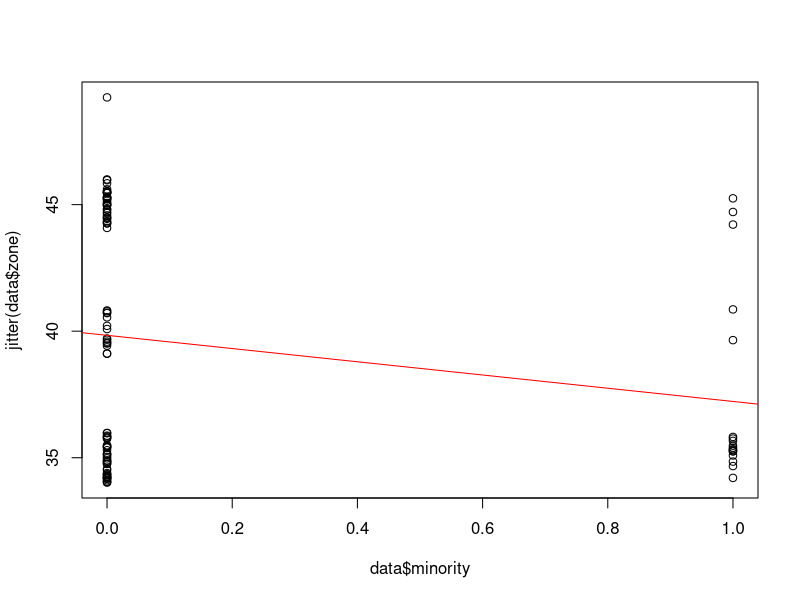
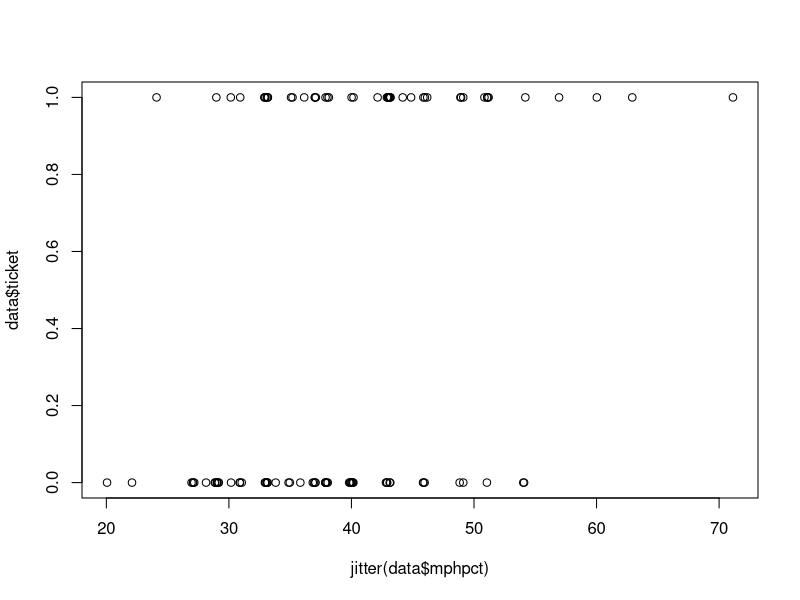
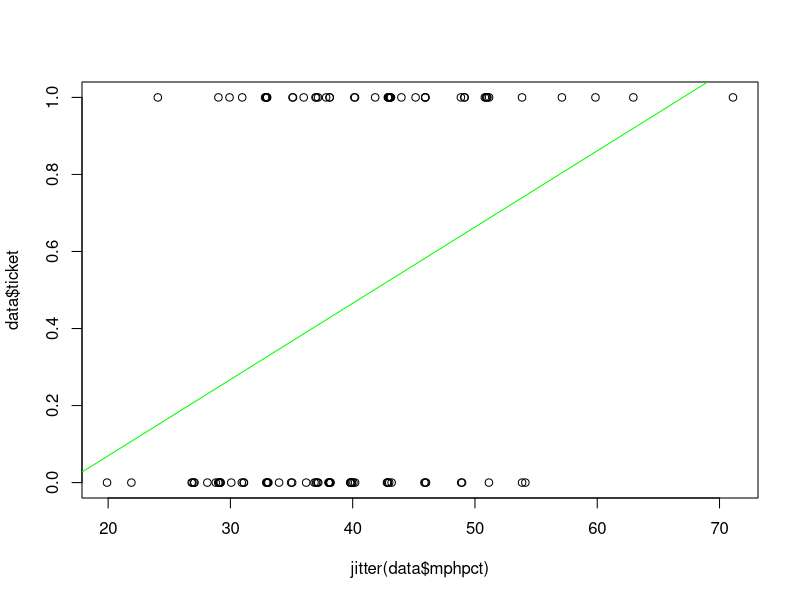
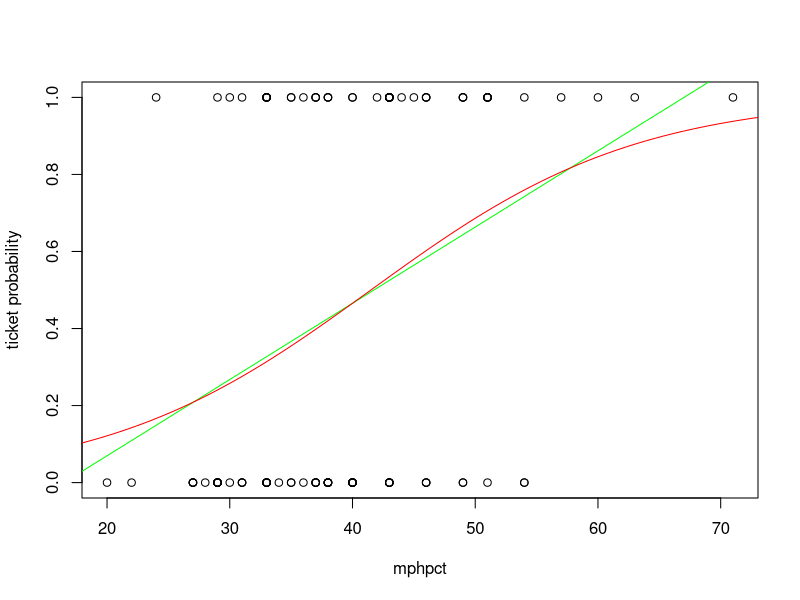
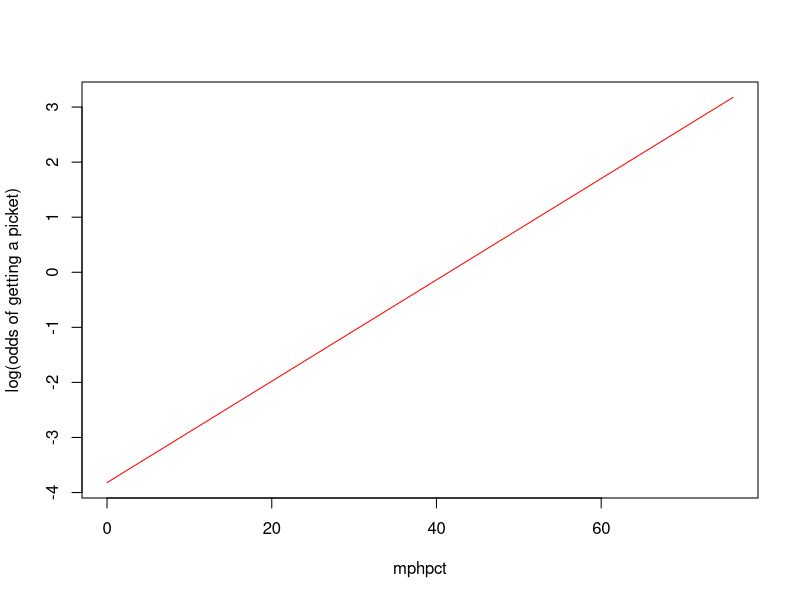
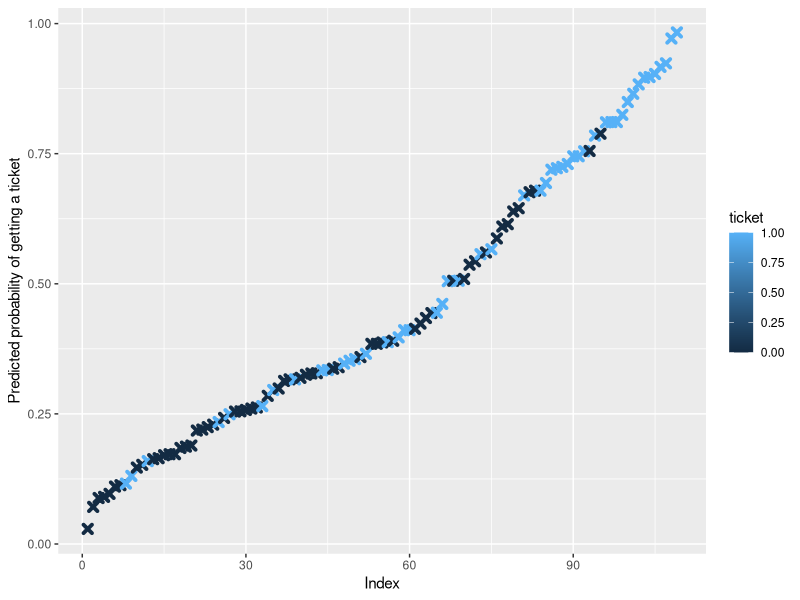

Write the R code that produced these figures, in order.
## ---- chunk 1
library(readr)
library(dplyr)
library(tidyr)
library(ggplot2)
## ---- chunk 2
data <- read_csv('data/boston.csv')
## ---- chunk 3
str(data)
## ---- chunk 4
data <- select(data, ticket, day, mph, zone, mphover, mphpct, age, minority, female)
head(data)
## ---- chunk 5
apply(is.na(data), 2, which)
## ---- chunk 6
nrow(data)
data <- drop_na(data)
nrow(data)
## ---- chunk 7

data <- read_csv('data/boston.csv') %>%
  select(ticket,day,mph,zone,mphover,mphpct,age,minority,female) %>%
  drop_na()

summary(data)
## ---- chunk 8
xtabs(~ticket, data=data)
## ---- chunk 9
data %>%
  group_by(minority) %>%
  summarise(freq=n(),mean=mean(zone)) %>%
  round(., 2)

## ---- chunk 10
m.binary_independent <- lm(zone ~ minority, data=data)
plot(data$minority, jitter(data$zone))
abline(m.binary_independent, col="red")
## ---- chunk 11
summary(m.binary_independent)
## ---- chunk 12
plot(jitter(data$mphpct), data$ticket)
## ---- chunk 13
m.linear <- lm(ticket ~ mphpct, data=data)
summary(m.linear)
## ---- chunk 14
plot(jitter(data$mphpct), data$ticket)
abline(m.linear, col='green')
## ---- chunk 15
print(m.linear)
## ---- chunk 16
-0.326162 + 0.019792 * 71
## ---- chunk 17
# recreate our previous plot
plot(data$mphpct, data$ticket, xlab="mphpct", ylab="ticket probability")
m.linear <- lm(ticket ~ mphpct, data=data)
abline(m.linear, col='green')

# add logit function plot

# create a logistic regression model:
m.logistic <- glm(ticket ~ mphpct, data=data, family='binomial')

# create a list of 100 mphpct values between 0 and 5 more than our highest value:
plotData <- data.frame(mphpct=seq(0,max(data$mphpct) + 5, len=100))

# Us our model to add the predicted probability of getting a ticket for those mphpct values:
plotData$ticket = predict(m.logistic, newdata=plotData, type='response')

# plot it:
lines(ticket~mphpct, plotData, col='red')
## ---- chunk 18
# add log odds values to our plot data
plotData$ticketLogOdds = log(plotData$ticket / (1 - plotData$ticket))

# plot the log ods of getting a ticket ~ mphpct
plot(plotData$mphpct, plotData$ticketLogOdds, type="l", col="red", ylab="log(odds of getting a picket)", xlab="mphpct")
## ---- chunk 19
data %>%
  group_by(ticket) %>%
  summarise(freq=n(),prob=(n()/nrow(.)),odds=prob/(1-prob), logodds=log(odds)) %>%
  round(., 4)
## ---- chunk 20
m.null <- glm(ticket ~ 1, data=data, family='binomial')
summary(m.null)
## ---- chunk 21
exp(coef(m.null))
## ---- chunk 22
m.mphpct <- glm(ticket ~ mphpct, data=data, family='binomial')
summary(m.mphpct)
## ---- chunk 23
exp(coef(m.mphpct))
## ---- chunk 24
m.minority <- glm(ticket ~ minority, data=data, family='binomial')
summary(m.minority)
## ---- chunk 25
exp(coef(m.minority))
## ---- chunk 26
ll.null <- m.minority$null.deviance / -2
ll.proposed <- m.minority$deviance / -2
(ll.null - ll.proposed) / ll.null
## ---- chunk 27
debfre <- m.minority$df.null
1 - pchisq(2*(ll.proposed - ll.null), df=(length(m.minority$coefficients) - 1))
## ---- chunk 28
m.all <- glm(ticket ~ ., data=data, family='binomial')
summary(m.all)
## ---- chunk 29
m.best_predictions <- glm(ticket ~ minority + mphover + female + age, data=data, family=binomial)
summary(m.best_predictions)
## ---- chunk 30
ll.null <- m.best_predictions$null.deviance/-2
ll.proposed <- m.best_predictions$deviance/-2
(ll.null - ll.proposed) / ll.null
## ---- chunk 31
1 - pchisq(2*(ll.proposed - ll.null), df=(length(m.best_predictions$coefficients) - 1))
## ---- chunk 32
predicted.data <- data.frame(
  probability = m.best_predictions$fitted.values,
  ticket=data$ticket)

predicted.data <- predicted.data[
  order(predicted.data$probability, decreasing=FALSE),]
predicted.data$rank <- 1:nrow(predicted.data)

ggplot(data=predicted.data, aes(x=rank, y=probability)) +
  geom_point(aes(color=ticket), alpha=1, shape=4, stroke=2) +
  xlab("Index") +
  ylab("Predicted probability of getting a ticket")
